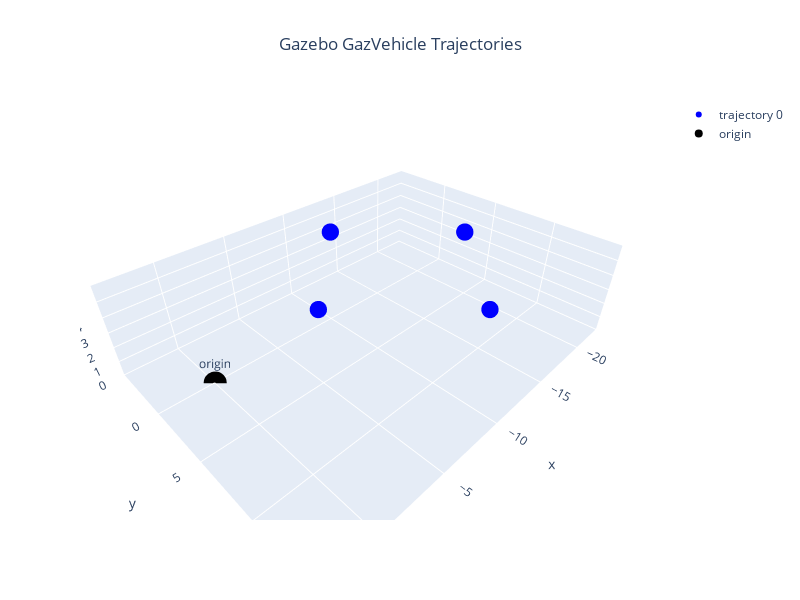

Here is the notebook cell this chart was saved with:
### Markdown cell above
## Gazebo Congiguration

### Code cell
gaz_config = ConfigGazebo(origin= enu_origin,
                          world_path="simulator/gazebo/worlds/runway.world")

gaz_config.add(base_path=base_path,base_home=base_home,color=color)
gaz_config.show()

### Figure 1 — Plotly figure (JSON) as saved in the notebook; plotly's stock layout.template omitted (floating-point values rounded to 4 significant figures)
{"data": [{"marker": {"color": ["blue", "blue", "blue", "blue", "blue"], "size": 6}, "mode": "markers", "name": "trajectory 0", "type": "scatter3d", "x": [-5, -12.07, -19.14, -12.07, -5], "y": [5, -2.071, 5.0, 12.07, 5], "z": [5, 5, 5, 5, 5]}, {"marker": {"color": "black", "size": 8}, "mode": "markers+text", "name": "origin", "text": ["origin"], "textposition": "top center", "type": "scatter3d", "x": [0], "y": [0], "z": [0]}], "layout": {"height": 600, "scene": {"xaxis": {"range": [-22.97, 3.828], "title": {"text": "x"}}, "yaxis": {"range": [-4.899, 14.9], "title": {"text": "y"}}, "zaxis": {"range": [0, 6], "title": {"text": "z"}}}, "showlegend": true, "title": {"text": "Gazebo GazVehicle Trajectories", "x": 0.5, "xanchor": "center"}, "width": 800}}
